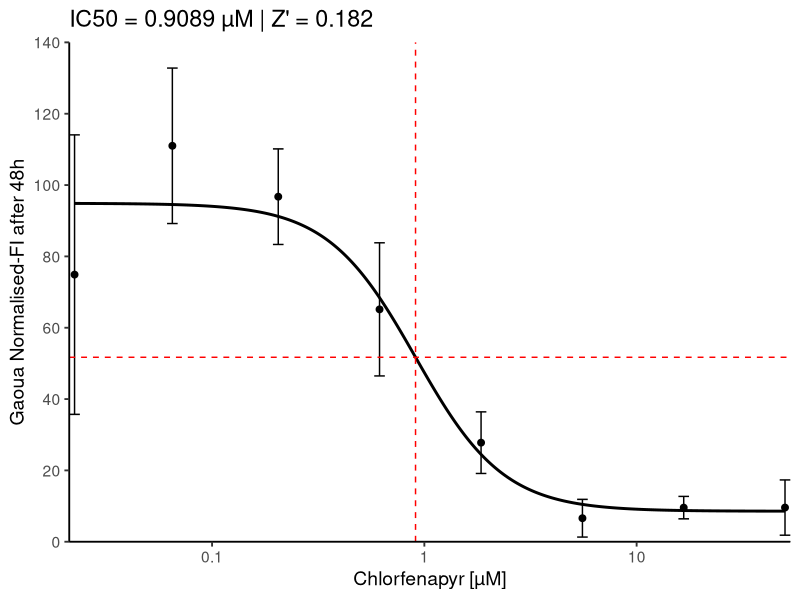

R code for this plot:
# Pakete laden
library(ggplot2)

# Beispiel: Vektoren (durch deine Daten ersetzen)
q <- c(50, 16.665,	5.555, 	1.85, 	0.615, 	0.205, 	0.065, 	0.0225)
w <- c(9.585620817,	9.571331879,	6.599984959,	27.78145446,	65.15078589,	96.73760999,	111.0039859,	74.89283297
	)
e <- c(7.747074991,	3.144989752,	5.284419017,	8.634559907,	18.6633,	13.396889,	21.7981314,	39.18011548
)
pos_ctrl <- c(-11.23561706,
              -2.821689103,
              -0.646762428,
              2.367451305
)
neg_ctrl <- c(83.5045499,
              126.3984357,
              110.3677521,
              79.72926224
)


data <- data.frame(Konzentration = q, Wirkung = w, SD = e)

# ---------------------------
# y-Achse
# ---------------------------
y_min <- floor(min(w - e) / 20) * 20
y_max <- ceiling(max(w + e) / 20) * 20

# ---------------------------
# Sigmoid-Funktion
# ---------------------------
sigmoid <- function(conc, bottom, top, logLC50, slope) {
  bottom + (top - bottom) / (1 + exp(slope * (log(conc) - logLC50)))
}

# ---------------------------
# Fit
# ---------------------------
fit <- nls(
  Wirkung ~ sigmoid(Konzentration, bottom, top, logLC50, slope),
  data = data,
  start = list(
    bottom = min(w),
    top = max(w),
    logLC50 = log(median(q)),
    slope = 1.5
  ),
  control = nls.control(maxiter = 5000, warnOnly = TRUE)
)

coef_fit <- coef(fit)

# ---------------------------
# LC50
# ---------------------------
target_y <- coef_fit["bottom"] +
  (coef_fit["top"] - coef_fit["bottom"]) / 2

LC50_numeric <- tryCatch({
  uniroot(
    function(x)
      sigmoid(x,
              coef_fit["bottom"],
              coef_fit["top"],
              coef_fit["logLC50"],
              coef_fit["slope"]) - target_y,
    lower = min(q) / 10,
    upper = max(q) * 10
  )$root
}, error = function(e) NA)

# ---------------------------
# Z'-Faktor
# ---------------------------
z_prime <- 1 - (3 * (sd(pos_ctrl) + sd(neg_ctrl))) /
  abs(mean(pos_ctrl) - mean(neg_ctrl))

# ---------------------------
# Kurve
# ---------------------------
q_pred <- exp(seq(log(min(q)), log(max(q)), length.out = 400))

curve_data <- data.frame(
  Konzentration = q_pred,
  Wirkung = sigmoid(
    q_pred,
    coef_fit["bottom"],
    coef_fit["top"],
    coef_fit["logLC50"],
    coef_fit["slope"]
  )
)

# ---------------------------
# Plot
# ---------------------------
ggplot(data, aes(x = Konzentration, y = Wirkung)) +
  geom_point(size = 2, color = "black") +
  geom_errorbar(aes(ymin = Wirkung - SD, ymax = Wirkung + SD),
                width = 0.05, color = "black") +
  geom_line(data = curve_data,
            aes(x = Konzentration, y = Wirkung),
            color = "black", linewidth = 1) +
  geom_vline(xintercept = LC50_numeric, color = "red", linetype = "dashed") +
  geom_hline(yintercept = target_y, color = "red", linetype = "dashed") +
  scale_x_log10(
    expand = c(0, 0),
    breaks = scales::log_breaks()(q),
    labels = function(x) round(x, 3)
  ) +
  scale_y_continuous(
    limits = c(y_min, y_max),
    breaks = seq(y_min, y_max, by = 20),
    expand = c(0, 0)
  ) +
  geom_hline(yintercept = 0, linewidth = 0.5, color = "black") +
  theme_classic(base_size = 14) +
  labs(
    x = "Chlorfenapyr [µM]",
    y = "Gaoua Normalised-FI after 48h",
    title = paste0(
      "IC50 = ",
      ifelse(is.na(LC50_numeric), "nicht bestimmbar", round(LC50_numeric, 4)),
      " µM | Z' = ",
      round(z_prime, 3)
    )
  )
